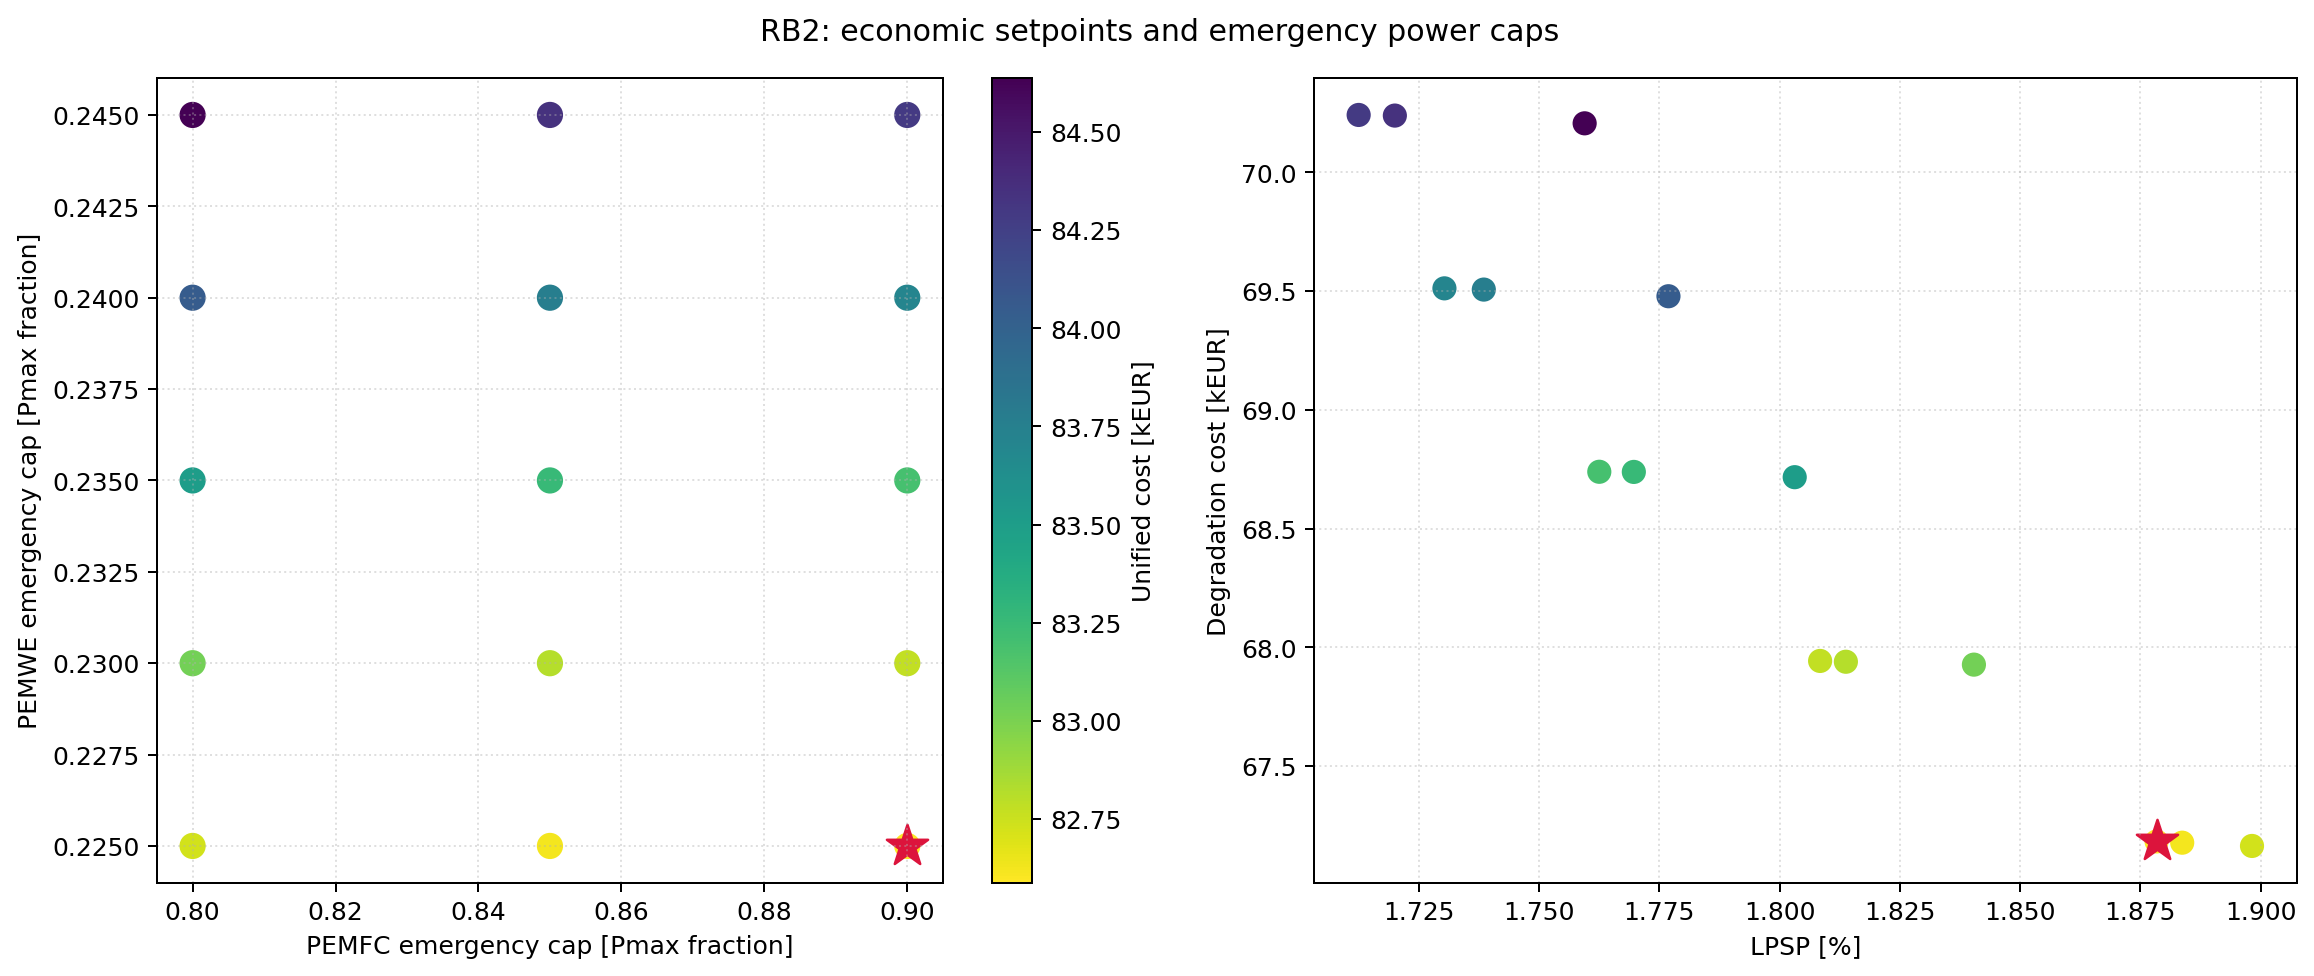

Recreate this plot in Python.
"""Sweep des plafonds de secours de RB2, au cout unifie inchange."""

import argparse
import os
import sys
import time
from concurrent.futures import ProcessPoolExecutor

import matplotlib
matplotlib.use("Agg")
import matplotlib.pyplot as plt
import numpy as np

HERE = os.path.dirname(os.path.abspath(__file__))
PARENT = os.path.dirname(HERE)
sys.path.insert(0, PARENT)
sys.path.insert(0, HERE)

from Common.main_init_and_loop import init_and_run_loop
from Common.cost_fcn_total2 import get_cost_from_ledger
from rb2_policy import make_rb2_policy

sys.path.insert(0, os.path.abspath(os.path.join(PARENT, "..", "Analyse_sensibilite")))
import voll_common as V

N_YEARS = 25
FC_BASE = 0.32
ELY_BASE = 0.22
FC_EMERGENCY = [0.80, 0.85, 0.90]
ELY_EMERGENCY = [0.225, 0.230, 0.235, 0.240, 0.245]
N_WORKERS = max(1, int(os.environ.get(
    "SLURM_CPUS_PER_TASK", min(10, (os.cpu_count() or 2) - 1)
)))
OUT_TXT = os.path.join(HERE, "sweep_reserve_rb2.txt")
OUT_PDF = os.path.join(HERE, "sweep_reserve_rb2.pdf")
OUT_PNG = os.path.join(HERE, "sweep_reserve_rb2.png")


def metrics(data):
    planned = np.maximum(
        (np.asarray(data["P_dc_load"]) - np.asarray(data["P_dc_pv"])) / 1000, 0
    )
    real = np.maximum(
        (np.asarray(data["P_dc_load"]) - np.asarray(data["P_dc_pv"]))
        * (1 - np.asarray(data["lol_tab"])) / 1000, 0
    )
    lpsp = float(np.maximum(planned - real, 0).sum() / planned.sum() * 100)
    degradation = float(get_cost_from_ledger(data) / 1000)
    return lpsp, degradation


def evaluate(args):
    fc_emergency, ely_emergency, years = args
    policy = make_rb2_policy(
        FC_BASE, ELY_BASE, fc_emergency, ely_emergency
    )
    data = init_and_run_loop(policy, n_years=years)
    lpsp, degradation = metrics(data)
    unified = V.total_cost_keur(lpsp, degradation)
    ledger = data["degradation_ledger"]["total_eur"]
    ely_life = data["first_life_metrics"]["ely"]
    return (
        fc_emergency, ely_emergency, lpsp, degradation, unified,
        ledger["bat"] / 1000, ledger["fc"] / 1000, ledger["ely"] / 1000,
        ely_life["calendar_years_8760"], ely_life["on_h"],
        float(np.min(data["E_h2"])),
    )


def run(smoke=False):
    years = 2 if smoke else N_YEARS
    if smoke:
        combinations = [(0.7, 0.35, years), (0.8, 0.4, years)]
    else:
        combinations = [
            (float(fc), float(ely), years)
            for fc in FC_EMERGENCY for ely in ELY_EMERGENCY
        ]
    results = []
    t0 = time.time()
    workers = min(N_WORKERS, len(combinations))
    print(
        f"RB2 secours: {len(combinations)} simulations / {years} ans, "
        f"base={FC_BASE:.2f}/{ELY_BASE:.2f}, workers={workers}",
        flush=True,
    )
    with ProcessPoolExecutor(max_workers=workers) as executor:
        for index, result in enumerate(executor.map(evaluate, combinations), 1):
            results.append(result)
            print(
                f"[{index:02d}/{len(combinations)}] "
                f"secours={result[0]:.2f}/{result[1]:.2f} "
                f"LPSP={result[2]:.4f}% deg={result[3]:.3f} "
                f"unifie={result[4]:.3f} kEUR",
                flush=True,
            )
    results.sort(key=lambda row: row[4])
    best = results[0]
    print(
        f"OPTIMUM secours={best[0]:.3f}/{best[1]:.3f}, "
        f"LPSP={best[2]:.4f}%, deg={best[3]:.3f}, "
        f"unifie={best[4]:.3f} kEUR ({time.time()-t0:.0f}s)",
        flush=True,
    )
    with open(OUT_TXT, "w", encoding="utf-8") as stream:
        stream.write(
            f"# RB2 reserve - {years} ans; base={FC_BASE:.3f}/{ELY_BASE:.3f}; "
            f"VoLL={V.VOLL_TIERS}\n"
        )
        stream.write(
            f"# OPTIMUM secours={best[0]:.3f}/{best[1]:.3f}; "
            f"LPSP={best[2]:.4f}; deg={best[3]:.4f}; unifie={best[4]:.4f}\n"
        )
        stream.write(
            "rang;fc_emergency;ely_emergency;LPSP(%);deg(kEUR);"
            "unifie(kEUR);bat(kEUR);fc(kEUR);ely(kEUR);"
            "ely_life_years;ely_first_on_h;h2_min_kWh\n"
        )
        for rank, row in enumerate(results, 1):
            stream.write(
                f"{rank};{row[0]:.3f};{row[1]:.3f};{row[2]:.4f};"
                f"{row[3]:.4f};{row[4]:.4f};{row[5]:.4f};{row[6]:.4f};"
                f"{row[7]:.4f};{row[8]:.4f};{row[9]:.0f};{row[10]:.4f}\n"
            )
    return results


def plot(results):
    fc = np.asarray([row[0] for row in results])
    ely = np.asarray([row[1] for row in results])
    unified = np.asarray([row[4] for row in results])
    lpsp = np.asarray([row[2] for row in results])
    best = min(results, key=lambda row: row[4])
    fig, axes = plt.subplots(1, 2, figsize=(13, 5.5))
    scatter = axes[0].scatter(fc, ely, c=unified, s=90, cmap="viridis_r")
    axes[0].scatter(best[0], best[1], marker="*", s=300, color="crimson")
    axes[0].set(xlabel="PEMFC emergency cap [Pmax fraction]",
                ylabel="PEMWE emergency cap [Pmax fraction]")
    fig.colorbar(scatter, ax=axes[0], label="Unified cost [kEUR]")
    sc2 = axes[1].scatter(lpsp, [row[3] for row in results], c=unified,
                          s=75, cmap="viridis_r")
    axes[1].scatter(best[2], best[3], marker="*", s=300, color="crimson")
    axes[1].set(xlabel="LPSP [%]", ylabel="Degradation cost [kEUR]")
    for ax in axes:
        ax.grid(True, ls=":", alpha=0.4)
    fig.suptitle("RB2: economic setpoints and emergency power caps")
    fig.tight_layout()
    fig.savefig(OUT_PDF, bbox_inches="tight")
    fig.savefig(OUT_PNG, dpi=180, bbox_inches="tight")
    plt.close(fig)


if __name__ == "__main__":
    parser = argparse.ArgumentParser()
    parser.add_argument("--smoke", action="store_true")
    args = parser.parse_args()
    rows = run(smoke=args.smoke)
    plot(rows)
